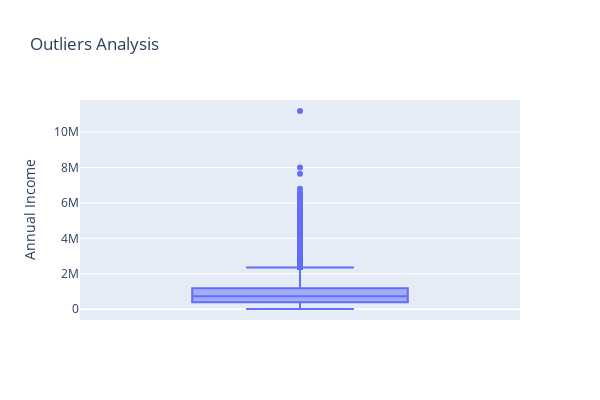

Source (notebook cell):
### Markdown cell above
__*Outliers*__

### Code cell
#Lets check the outliers
fig = px.box(df, y='Annual Income', title="Outliers Analysis",
             width=600, height=400)

fig.show()

### Figure 1 — Plotly figure (JSON) as saved in the notebook; plotly's stock layout.template omitted (floating-point values rounded to 4 significant figures; data arrays with more than 128 entries replaced by an {"elided": "..."} marker saying what was removed)
{"data": [{"alignmentgroup": "True", "hovertemplate": "Annual Income=%{y}<extra></extra>", "legendgroup": "", "marker": {"color": "#636efa"}, "name": "", "notched": false, "offsetgroup": "", "orientation": "v", "showlegend": false, "type": "box", "x0": " ", "xaxis": "x", "y": {"elided": "23906 int values"}, "y0": " ", "yaxis": "y"}], "layout": {"boxmode": "group", "height": 400, "legend": {"tracegroupgap": 0}, "title": {"text": "Outliers Analysis"}, "width": 600, "xaxis": {"anchor": "y", "domain": [0, 1]}, "yaxis": {"anchor": "x", "domain": [0, 1], "title": {"text": "Annual Income"}}}}
